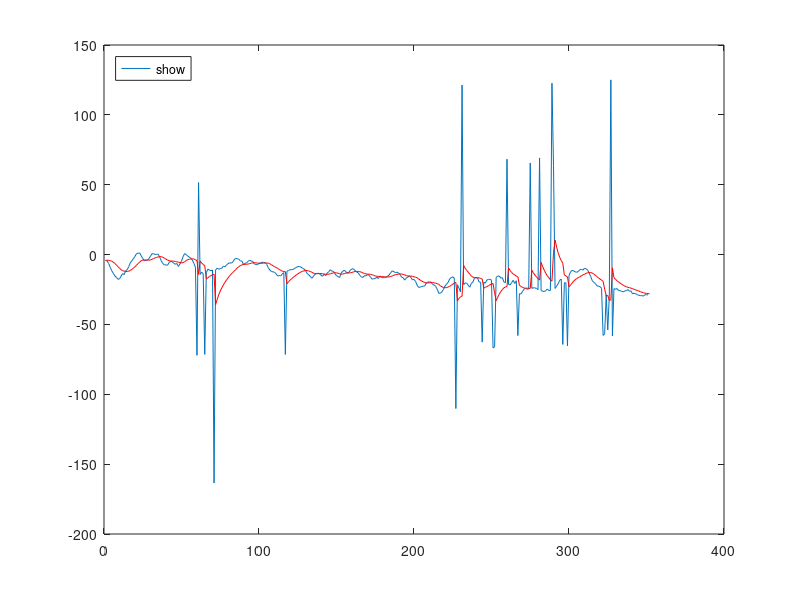
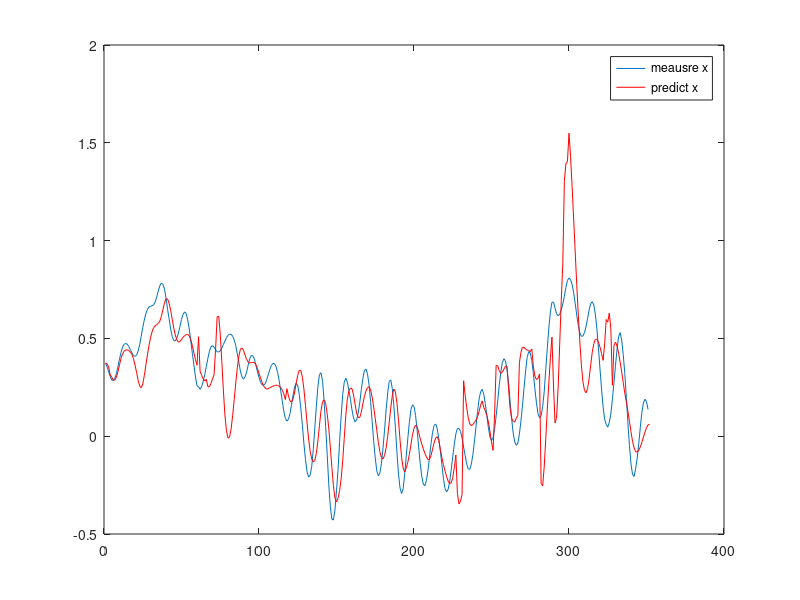
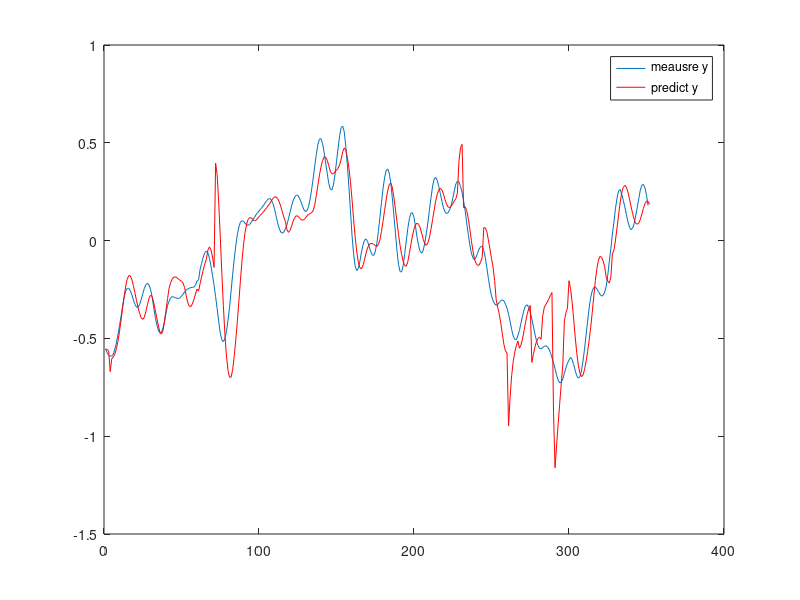
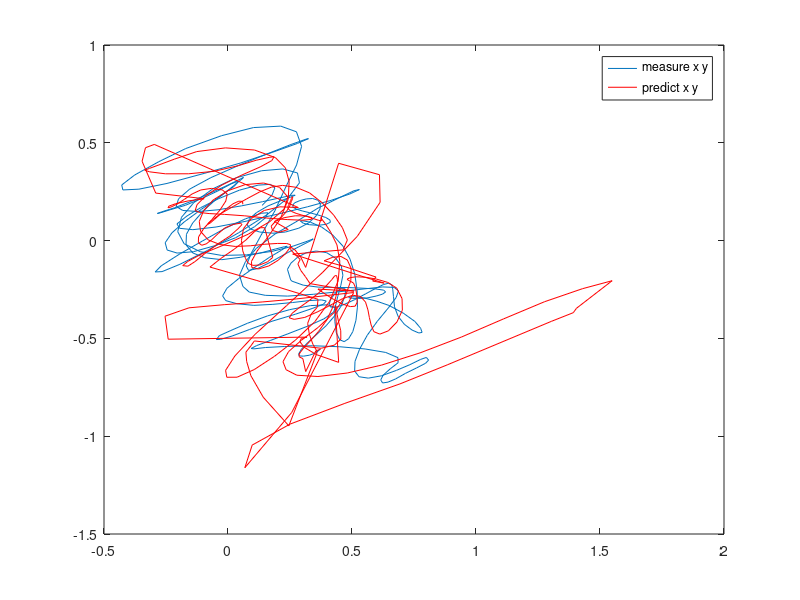

MATLAB code to generate these figures, in order:
%% Project 2 Part 3
% -------------------------
% CMPE 245 - Spring, 2016
% Chien-Pin Chen
% 05/30/2016
% MATLAB script for Project 2 Part 3
% --------------------------
clear all;

load dataSet2.mat;

% set environment parameter
Ts = 0.1;
g = 9.81;
s_pnt = 1;

R = [.1 0 0;
     0 .1 0;
     0 0 1];
 
 Q = eye(3);
 
 % setting initial x_0, P_0
x0 = xm(s_pnt);
y0 = ym(s_pnt);
dx0 = (xm(s_pnt+1)-xm(s_pnt))/Ts;
dy0 = (ym(s_pnt+1)-ym(s_pnt))/Ts;
yaw0 = yaw(s_pnt);
Ex0 = [x0 y0 dx0 dy0 yaw0]';

P11 = 1.225*.01;    % var{x}
Px0 = eye(length(Ex0)) * P11;

Px0(1,3) = 2*P11/(Ts^2);
Px0(3,1) = Px0(1,3);
Px0(2,4) = 2*P11/(Ts^2);
Px0(4,2) = Px0(2,4);

% array to storge E{x_k} and P_k after update 
Ex_k = zeros(length(Ex0), length(xm)+1);
P_k = zeros(length(Ex0), length(Ex0), length(xm)+1);

% catch corrupt data and compute residual
S = 0;  % compute the average of residual
i_sum = 0;
corrupt_yaw = [];    % 1st parameter is time point, 2nd is the value of corrupt measurement yaw 


% Use Extend Kalman Filter (EKF)
Ex_k(:,s_pnt) = Ex0;
P_k(:,:,s_pnt) = Px0;

for k = s_pnt : length(xm)
    % Prediction
    % discrete method
%     if k == 61
%         continue;
%     end
    
    x3 = Ex_k(3, k);     
    x4 = Ex_k(4, k);
    rol = roll(k);
    pit = pitch(k);
    x5 = yaw(k);
    
    s = (255/6000) * thrust(k);
    c0 = 10000; % Part2: tuning c0 to get min. residual
    c = (0.000409*s^2+0.1405*s-0.099)/c0;
    c = 1;
    
    f = [x3; x4;
         c*g*( sind(x5)*sind(rol) + cosd(x5)*cosd(rol)*sind(pit) );
         c*g*( sind(x5)*cosd(rol)*sind(pit) -cosd(x5)*sind(rol) );
         0]*Ts;
    
     phi = [1 0 Ts 0 0;
            0 1 0 Ts 0;
            0 0 1 0 Ts*c*g*( cosd(x5)*sind(rol)-sind(x5)*cosd(rol)*sind(pit) );
            0 0 0 1 Ts*c*g*( cosd(x5)*cosd(rol)*sind(pit)+sind(x5)*sind(pit) );
            0 0 0 0 1];
        
    ga = [0 0 0;
          0 0 0;
          1*sqrt(Ts) 0 0;
          0 1*sqrt(Ts) 0;
          0 0 .5*sqrt(Ts)];
        
    Ex_k(:, k+1) = Ex_k(:, k)+f;
    P_k(:,:,k+1) = phi*P_k(:,:,k)*phi'+ ga*Q*ga'; 

    % Observation
    H = [ 1, 0, 0, 0, 0;
          0, 1, 0, 0, 0;
          0, 0, 0, 0, 1];
    
    x_k1 = [Ex_k(1,k+1) Ex_k(2,k+1) 0 0 Ex_k(5,k+1)]';
    z_k1 = [xm(k) ym(k) yaw(k)]';
    
    if sum( (z_k1(1:3)-x_k1([1:2,5])).^2 ) < -490
        % ignore the corrupted measurement of yaw
        x_k1 = [Ex_k(1,k+1) Ex_k(2,k+1) 0 0 0]';
        z_k1 = [xm(k) ym(k) 0]';
        corrupt_yaw = [corrupt_yaw; k, yaw(k)];
    end
    
    % compute the total of residual
    S = S + sum( (z_k1(1:3)-x_k1([1:2,5])).^2 );
    i_sum = i_sum+1;
  
    %update K and P(+)
    K = P_k(:,:,k+1) * H'/(H*P_k(:,:,k+1)*H'+R);
    P_k(:,:,k+1) = (eye(length(Ex0)) - K*H)*P_k(:,:,k+1);
    Ex_k(:,k+1) = Ex_k(:,k+1) + K*(z_k1 - H*x_k1);    
    
end

% get average of residual
S_ave = S/i_sum;

figure;
plot(yaw, 'DisplayName', 'measure \psi');
hold on;
plot(Ex_k(5,:), 'r','DisplayName', 'predict \psi');
if isempty(corrupt_yaw) == 0
    plot(corrupt_yaw(:,1), corrupt_yaw(:,2), 'bo', 'MarkerFaceColor', 'green', 'DisplayName', 'corrupted \psi');
end
legend('show', 'Location', 'NorthWest');

figure
plot(xm, 'DisplayName','meausre x');
hold on
plot(Ex_k(1,:),'r','DisplayName','predict x');
legend show

figure
plot(ym, 'DisplayName','meausre y');
hold on
plot(Ex_k(2,:),'r','DisplayName','predict y');
legend show

figure
plot(xm, ym, 'DisplayName', 'measure x y');
hold on
plot(Ex_k(1,:), Ex_k(2,:), 'r','DisplayName','predict x y')
legend show